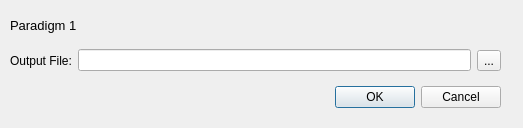
<?xml version="1.0" encoding="UTF-8"?>
<ui version="4.0">
 <class>dialog_instructions</class>
 <widget class="QDialog" name="dialog_instructions">
  <property name="geometry">
   <rect>
    <x>0</x>
    <y>0</y>
    <width>523</width>
    <height>128</height>
   </rect>
  </property>
  <property name="windowTitle">
   <string>Instructions - Paradigm 1</string>
  </property>
  <property name="modal">
   <bool>true</bool>
  </property>
  <widget class="QDialogButtonBox" name="buttonBox">
   <property name="geometry">
    <rect>
     <x>160</x>
     <y>81</y>
     <width>341</width>
     <height>32</height>
    </rect>
   </property>
   <property name="orientation">
    <enum>Qt::Horizontal</enum>
   </property>
   <property name="standardButtons">
    <set>QDialogButtonBox::Cancel|QDialogButtonBox::Ok</set>
   </property>
  </widget>
  <widget class="QLabel" name="label_2">
   <property name="geometry">
    <rect>
     <x>10</x>
     <y>10</y>
     <width>471</width>
     <height>31</height>
    </rect>
   </property>
   <property name="font">
    <font>
     <pointsize>10</pointsize>
    </font>
   </property>
   <property name="text">
    <string>&lt;html&gt;&lt;head/&gt;&lt;body&gt;&lt;p&gt;Paradigm 1&lt;/p&gt;&lt;/body&gt;&lt;/html&gt;</string>
   </property>
   <property name="alignment">
    <set>Qt::AlignLeading|Qt::AlignLeft|Qt::AlignVCenter</set>
   </property>
   <property name="wordWrap">
    <bool>true</bool>
   </property>
  </widget>
  <widget class="QWidget" name="horizontalLayoutWidget">
   <property name="geometry">
    <rect>
     <x>10</x>
     <y>40</y>
     <width>491</width>
     <height>41</height>
    </rect>
   </property>
   <layout class="QHBoxLayout" name="horizontalLayout">
    <item>
     <widget class="QLabel" name="label">
      <property name="text">
       <string>Output File:</string>
      </property>
     </widget>
    </item>
    <item>
     <widget class="QLineEdit" name="textbox_file"/>
    </item>
    <item>
     <widget class="QToolButton" name="button_browse">
      <property name="text">
       <string>...</string>
      </property>
     </widget>
    </item>
   </layout>
  </widget>
 </widget>
 <resources/>
 <connections>
  <connection>
   <sender>buttonBox</sender>
   <signal>accepted()</signal>
   <receiver>dialog_instructions</receiver>
   <slot>accept()</slot>
   <hints>
    <hint type="sourcelabel">
     <x>248</x>
     <y>254</y>
    </hint>
    <hint type="destinationlabel">
     <x>157</x>
     <y>274</y>
    </hint>
   </hints>
  </connection>
  <connection>
   <sender>buttonBox</sender>
   <signal>rejected()</signal>
   <receiver>dialog_instructions</receiver>
   <slot>reject()</slot>
   <hints>
    <hint type="sourcelabel">
     <x>316</x>
     <y>260</y>
    </hint>
    <hint type="destinationlabel">
     <x>286</x>
     <y>274</y>
    </hint>
   </hints>
  </connection>
 </connections>
</ui>
